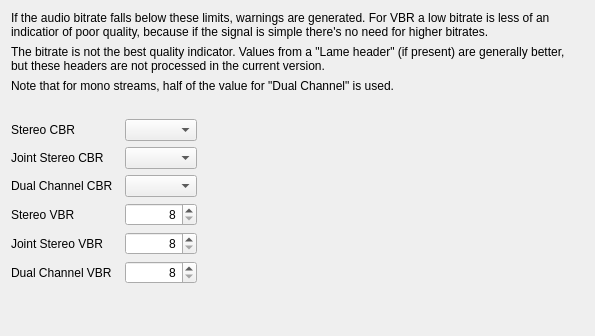
     <widget class="QWidget" name="m_pQualThreshW" >
      <attribute name="title" >
       <string>Quality thresholds</string>
      </attribute>
      <layout class="QGridLayout" >
       <item row="0" column="0" colspan="2" >
        <widget class="QLabel" name="label_8" >
         <property name="text" >
          <string>If the audio bitrate falls below these limits, warnings are generated. For VBR a low bitrate is less of an indicatior of poor quality, because if the signal is simple there's no need for higher bitrates. </string>
         </property>
         <property name="alignment" >
          <set>Qt::AlignLeading|Qt::AlignLeft|Qt::AlignTop</set>
         </property>
         <property name="wordWrap" >
          <bool>true</bool>
         </property>
        </widget>
       </item>
       <item row="1" column="0" colspan="2" >
        <widget class="QLabel" name="label_9" >
         <property name="text" >
          <string>The bitrate is not the best quality indicator. Values from a "Lame header" (if present) are generally better, but these headers are not processed in the current version.</string>
         </property>
         <property name="alignment" >
          <set>Qt::AlignLeading|Qt::AlignLeft|Qt::AlignTop</set>
         </property>
         <property name="wordWrap" >
          <bool>true</bool>
         </property>
        </widget>
       </item>
       <item row="2" column="0" colspan="2" >
        <widget class="QLabel" name="label_10" >
         <property name="text" >
          <string>Note that for mono streams, half of the value for "Dual Channel" is used.</string>
         </property>
         <property name="alignment" >
          <set>Qt::AlignLeading|Qt::AlignLeft|Qt::AlignTop</set>
         </property>
         <property name="wordWrap" >
          <bool>true</bool>
         </property>
        </widget>
       </item>
       <item row="3" column="0" colspan="2" >
        <widget class="QLabel" name="label_11" >
         <property name="text" >
          <string/>
         </property>
         <property name="alignment" >
          <set>Qt::AlignLeading|Qt::AlignLeft|Qt::AlignTop</set>
         </property>
         <property name="wordWrap" >
          <bool>true</bool>
         </property>
        </widget>
       </item>
       <item row="4" column="0" >
        <widget class="QWidget" native="1" name="widget_12" >
         <property name="sizePolicy" >
          <sizepolicy vsizetype="Preferred" hsizetype="Minimum" >
           <horstretch>0</horstretch>
           <verstretch>0</verstretch>
          </sizepolicy>
         </property>
         <layout class="QGridLayout" >
          <property name="leftMargin" >
           <number>0</number>
          </property>
          <property name="topMargin" >
           <number>0</number>
          </property>
          <property name="rightMargin" >
           <number>0</number>
          </property>
          <property name="bottomMargin" >
           <number>0</number>
          </property>
          <item row="0" column="0" >
           <widget class="QLabel" name="label_2" >
            <property name="text" >
             <string>Stereo CBR</string>
            </property>
           </widget>
          </item>
          <item row="0" column="1" >
           <widget class="QComboBox" name="m_pQualStCbrCbB" >
            <property name="maxVisibleItems" >
             <number>15</number>
            </property>
           </widget>
          </item>
          <item row="1" column="0" >
           <widget class="QLabel" name="label_3" >
            <property name="text" >
             <string>Joint Stereo CBR</string>
            </property>
           </widget>
          </item>
          <item row="1" column="1" >
           <widget class="QComboBox" name="m_pQualJtStCbrCbB" >
            <property name="maxVisibleItems" >
             <number>15</number>
            </property>
           </widget>
          </item>
          <item row="2" column="0" >
           <widget class="QLabel" name="label_4" >
            <property name="text" >
             <string>Dual Channel CBR</string>
            </property>
           </widget>
          </item>
          <item row="2" column="1" >
           <widget class="QComboBox" name="m_pQualDlChCbrCbB" >
            <property name="maxVisibleItems" >
             <number>15</number>
            </property>
           </widget>
          </item>
          <item row="3" column="0" >
           <widget class="QLabel" name="label_5" >
            <property name="text" >
             <string>Stereo VBR</string>
            </property>
           </widget>
          </item>
          <item row="3" column="1" >
           <widget class="QSpinBox" name="m_pQualStVbrSB" >
            <property name="minimumSize" >
             <size>
              <width>70</width>
              <height>0</height>
             </size>
            </property>
            <property name="alignment" >
             <set>Qt::AlignRight|Qt::AlignTrailing|Qt::AlignVCenter</set>
            </property>
            <property name="minimum" >
             <number>8</number>
            </property>
            <property name="maximum" >
             <number>448</number>
            </property>
           </widget>
          </item>
          <item row="4" column="0" >
           <widget class="QLabel" name="label_6" >
            <property name="text" >
             <string>Joint Stereo VBR</string>
            </property>
           </widget>
          </item>
          <item row="4" column="1" >
           <widget class="QSpinBox" name="m_pQualJtStVbrSB" >
            <property name="minimumSize" >
             <size>
              <width>70</width>
              <height>0</height>
             </size>
            </property>
            <property name="alignment" >
             <set>Qt::AlignRight|Qt::AlignTrailing|Qt::AlignVCenter</set>
            </property>
            <property name="minimum" >
             <number>8</number>
            </property>
            <property name="maximum" >
             <number>448</number>
            </property>
           </widget>
          </item>
          <item row="5" column="0" >
           <widget class="QLabel" name="label_7" >
            <property name="text" >
             <string>Dual Channel VBR</string>
            </property>
           </widget>
          </item>
          <item row="5" column="1" >
           <widget class="QSpinBox" name="m_pQualDlChVbrSB" >
            <property name="minimumSize" >
             <size>
              <width>70</width>
              <height>0</height>
             </size>
            </property>
            <property name="alignment" >
             <set>Qt::AlignRight|Qt::AlignTrailing|Qt::AlignVCenter</set>
            </property>
            <property name="minimum" >
             <number>8</number>
            </property>
            <property name="maximum" >
             <number>448</number>
            </property>
           </widget>
          </item>
          <item row="6" column="0" >
           <spacer>
            <property name="orientation" >
             <enum>Qt::Vertical</enum>
            </property>
            <property name="sizeHint" >
             <size>
              <width>108</width>
              <height>41</height>
             </size>
            </property>
           </spacer>
          </item>
         </layout>
        </widget>
       </item>
       <item row="4" column="1" >
        <spacer>
         <property name="orientation" >
          <enum>Qt::Horizontal</enum>
         </property>
         <property name="sizeHint" >
          <size>
           <width>381</width>
           <height>20</height>
          </size>
         </property>
        </spacer>
       </item>
      </layout>
     </widget>
